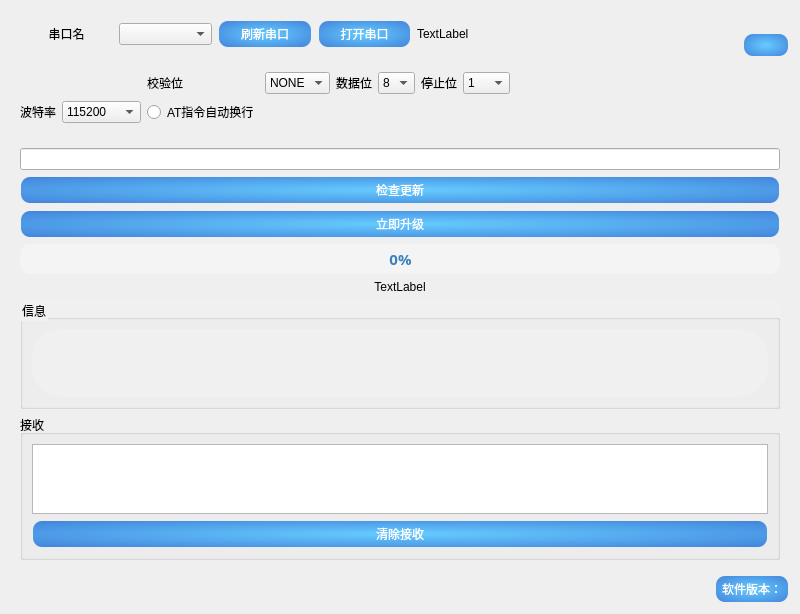
<?xml version="1.0" encoding="UTF-8"?>
<ui version="4.0">
 <class>DeviceHelper</class>
 <widget class="QWidget" name="DeviceHelper">
  <property name="geometry">
   <rect>
    <x>0</x>
    <y>0</y>
    <width>800</width>
    <height>600</height>
   </rect>
  </property>
  <property name="windowTitle">
   <string>DeviceHelper</string>
  </property>
  <property name="styleSheet">
   <string notr="true">QMainWindow {
    border-radius: 30px;
}

QProgressBar{
	color:rgb(0,0,0);
	border-radius: 10px;
	background: rgba(245, 245, 245,0.8);
	font-size:15px;
	color: rgba(60,129,185, 1);
	font-weight:bold;
}

QProgressBar::chunk {
	border-radius: 10px;
	background: rgba(17,159,195,0.5);
}
QPushButton {
    background: qradialgradient(cx:0.5, cy:0.5, radius:1, fx:0.5, fy:0.5, stop:0 #66CCFF, stop:1 #3366CC); /* 浅蓝色渐变背景 */
    color: white; /* 白色字体 */
    border: 2px solid transparent; /* 初始状态下边框透明 */
    border-radius: 10px;
    padding: 3px 5px;
    font: 13px &quot;微软雅黑&quot;;
    text-align: center;
}

QPushButton:hover {
    background-color: #5599DD; /* 悬停时的颜色 */
    border: 2px solid #3366CC; /* 悬停时显示边框 */
}

QPushButton:pressed {
    background-color: #3366CC; /* 按下时的颜色 */
    border: 2px solid #66CCFF; /* 按下时显示高亮边框 */
}
QPushButton:disabled {
    background-color: #CCCCCC; /* 禁用时的背景颜色 */
    color: #999999; /* 禁用时的字体颜色 */
    border: 2px solid #AAAAAA; /* 禁用时的边框颜色 */
}</string>
  </property>
  <layout class="QGridLayout" name="gridLayout_2">
   <item row="3" column="0">
    <widget class="QWidget" name="widget_2" native="true">
     <layout class="QGridLayout" name="gridLayout">
      <item row="1" column="2">
       <widget class="QRadioButton" name="charReadRadioButton">
        <property name="text">
         <string>AT指令自动换行</string>
        </property>
       </widget>
      </item>
      <item row="0" column="2">
       <widget class="QLabel" name="label_3">
        <property name="text">
         <string>校验位</string>
        </property>
       </widget>
      </item>
      <item row="0" column="7">
       <widget class="QComboBox" name="stopbit">
        <item>
         <property name="text">
          <string>1</string>
         </property>
        </item>
        <item>
         <property name="text">
          <string>1.5</string>
         </property>
        </item>
        <item>
         <property name="text">
          <string>2</string>
         </property>
        </item>
       </widget>
      </item>
      <item row="0" column="3">
       <widget class="QComboBox" name="check">
        <item>
         <property name="text">
          <string>NONE</string>
         </property>
        </item>
        <item>
         <property name="text">
          <string>OLD</string>
         </property>
        </item>
        <item>
         <property name="text">
          <string>EVEN</string>
         </property>
        </item>
        <item>
         <property name="text">
          <string>MARK</string>
         </property>
        </item>
       </widget>
      </item>
      <item row="0" column="5">
       <widget class="QComboBox" name="bit">
        <item>
         <property name="text">
          <string>8</string>
         </property>
        </item>
        <item>
         <property name="text">
          <string>5</string>
         </property>
        </item>
        <item>
         <property name="text">
          <string>6</string>
         </property>
        </item>
        <item>
         <property name="text">
          <string>7</string>
         </property>
        </item>
       </widget>
      </item>
      <item row="0" column="6">
       <widget class="QLabel" name="label_5">
        <property name="text">
         <string>停止位</string>
        </property>
       </widget>
      </item>
      <item row="1" column="0">
       <widget class="QLabel" name="label_2">
        <property name="text">
         <string>波特率</string>
        </property>
       </widget>
      </item>
      <item row="1" column="1">
       <widget class="QComboBox" name="cmbportbaud">
        <item>
         <property name="text">
          <string>115200</string>
         </property>
        </item>
        <item>
         <property name="text">
          <string>9600</string>
         </property>
        </item>
        <item>
         <property name="text">
          <string>2000000</string>
         </property>
        </item>
       </widget>
      </item>
      <item row="0" column="4">
       <widget class="QLabel" name="label_4">
        <property name="text">
         <string>数据位</string>
        </property>
       </widget>
      </item>
     </layout>
    </widget>
   </item>
   <item row="2" column="1" alignment="Qt::AlignRight|Qt::AlignTop">
    <widget class="QPushButton" name="btnrefresh_5">
     <property name="text">
      <string/>
     </property>
     <property name="autoRepeatDelay">
      <number>300</number>
     </property>
    </widget>
   </item>
   <item row="1" column="0" rowspan="2">
    <widget class="QWidget" name="widget" native="true">
     <layout class="QHBoxLayout" name="horizontalLayout">
      <item>
       <widget class="QLabel" name="label">
        <property name="text">
         <string>串口名</string>
        </property>
        <property name="alignment">
         <set>Qt::AlignCenter</set>
        </property>
       </widget>
      </item>
      <item>
       <widget class="QComboBox" name="cmbportname"/>
      </item>
      <item>
       <widget class="QPushButton" name="btnrefresh">
        <property name="text">
         <string>刷新串口</string>
        </property>
       </widget>
      </item>
      <item>
       <widget class="QPushButton" name="btnopen">
        <property name="text">
         <string>打开串口</string>
        </property>
       </widget>
      </item>
      <item>
       <widget class="QLabel" name="le">
        <property name="text">
         <string>TextLabel</string>
        </property>
        <property name="alignment">
         <set>Qt::AlignLeading|Qt::AlignLeft|Qt::AlignVCenter</set>
        </property>
       </widget>
      </item>
     </layout>
    </widget>
   </item>
   <item row="4" column="0" colspan="2">
    <widget class="QWidget" name="widget_3" native="true">
     <layout class="QGridLayout" name="gridLayout_5">
      <item row="1" column="0">
       <widget class="QPushButton" name="btnrefresh_6">
        <property name="text">
         <string>检查更新</string>
        </property>
       </widget>
      </item>
      <item row="2" column="0">
       <widget class="QPushButton" name="btnrefresh_3">
        <property name="text">
         <string>立即升级</string>
        </property>
       </widget>
      </item>
      <item row="4" column="0">
       <widget class="QProgressBar" name="progressBar">
        <property name="enabled">
         <bool>true</bool>
        </property>
        <property name="font">
         <font>
          <family>等线</family>
          <pointsize>-1</pointsize>
          <bold>true</bold>
         </font>
        </property>
        <property name="value">
         <number>0</number>
        </property>
        <property name="alignment">
         <set>Qt::AlignCenter</set>
        </property>
        <property name="textVisible">
         <bool>true</bool>
        </property>
        <property name="invertedAppearance">
         <bool>false</bool>
        </property>
        <property name="textDirection">
         <enum>QProgressBar::TopToBottom</enum>
        </property>
       </widget>
      </item>
      <item row="0" column="0">
       <widget class="QLineEdit" name="lineEdit_hexFilePath"/>
      </item>
      <item row="6" column="0">
       <widget class="QGroupBox" name="groupBox_2">
        <property name="styleSheet">
         <string notr="true">QMainWindow, QWidget {
    background-color: #F0F0F0; /* 浅灰色背景 */
}</string>
        </property>
        <property name="title">
         <string>信息</string>
        </property>
        <layout class="QGridLayout" name="gridLayout_4">
         <item row="0" column="0">
          <widget class="QTextBrowser" name="ptereceive_2">
           <property name="styleSheet">
            <string notr="true">border-radius: 30px;</string>
           </property>
          </widget>
         </item>
        </layout>
       </widget>
      </item>
      <item row="7" column="0">
       <widget class="QGroupBox" name="groupBox">
        <property name="title">
         <string>接收</string>
        </property>
        <layout class="QGridLayout" name="gridLayout_3">
         <item row="0" column="0">
          <widget class="QPlainTextEdit" name="ptereceive">
           <property name="lineWrapMode">
            <enum>QPlainTextEdit::NoWrap</enum>
           </property>
          </widget>
         </item>
         <item row="1" column="0">
          <widget class="QPushButton" name="btnclearre">
           <property name="text">
            <string>清除接收</string>
           </property>
          </widget>
         </item>
        </layout>
       </widget>
      </item>
      <item row="5" column="0">
       <widget class="QLabel" name="le_2">
        <property name="text">
         <string>TextLabel</string>
        </property>
        <property name="alignment">
         <set>Qt::AlignCenter</set>
        </property>
       </widget>
      </item>
     </layout>
    </widget>
   </item>
   <item row="5" column="1" alignment="Qt::AlignRight">
    <widget class="QPushButton" name="btn_appversion">
     <property name="text">
      <string>软件版本：</string>
     </property>
    </widget>
   </item>
  </layout>
 </widget>
 <resources/>
 <connections/>
</ui>
